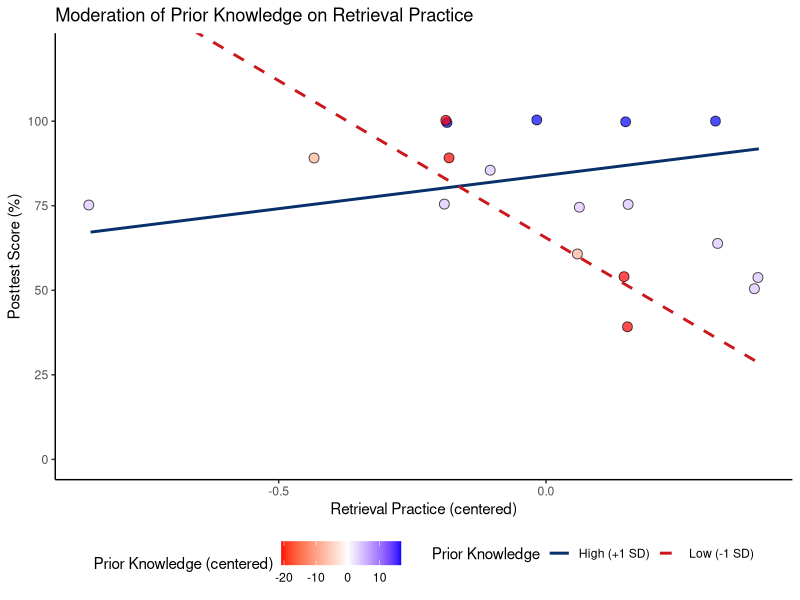
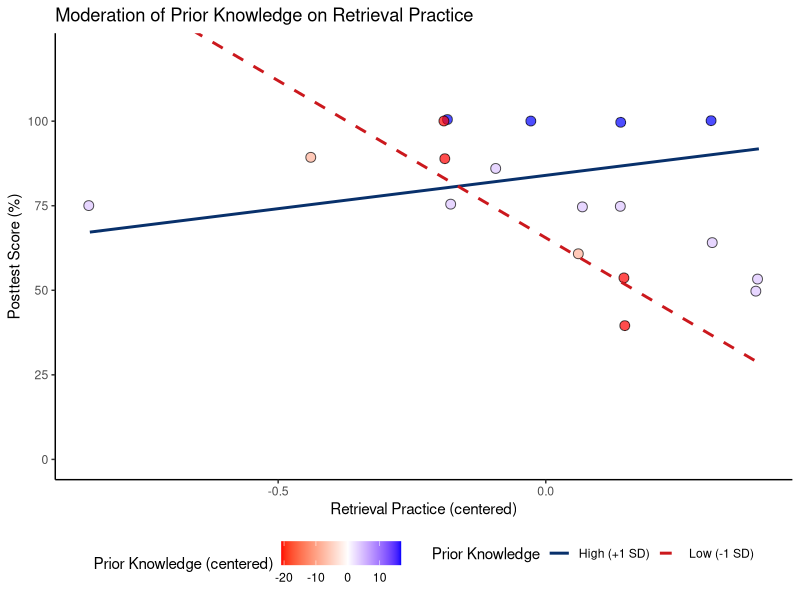

These figures' R source, in order:
library(ggplot2)

# --- Dados ---
df <- read.csv("dataset_clean.csv")

# Centralizar e criar interação
df$pretest_pct_c <- df$pretest_pct - mean(df$pretest_pct)
df$retrieval_c   <- df$score_retrieval - mean(df$score_retrieval)
df$pretest_pct_x_retrieval <- df$pretest_pct_c * df$retrieval_c

# --- Modelo ---
model_retrieval_B <- lm(posttest_pct ~ pretest_pct_c + retrieval_c + pretest_pct_x_retrieval, data = df)

b0 <- coef(model_retrieval_B)["(Intercept)"]
b1 <- coef(model_retrieval_B)["pretest_pct_c"]
b2 <- coef(model_retrieval_B)["retrieval_c"]
b3 <- coef(model_retrieval_B)["pretest_pct_x_retrieval"]

# --- Linhas +1SD / -1SD ---
pretest_high <-  sd(df$pretest_pct_c)
pretest_low  <- -sd(df$pretest_pct_c)
retrieval_vals <- seq(min(df$retrieval_c), max(df$retrieval_c), length.out = 100)

predicted_high <- b0 + b1*pretest_high + b2*retrieval_vals + b3*pretest_high*retrieval_vals
predicted_low  <- b0 + b1*pretest_low  + b2*retrieval_vals + b3*pretest_low *retrieval_vals

plot_data <- data.frame(
  retrieval = c(retrieval_vals, retrieval_vals),
  posttest  = c(predicted_high, predicted_low),
  group     = factor(c(rep("High (+1 SD)", 100), rep("Low (-1 SD)", 100)),
                     levels = c("High (+1 SD)", "Low (-1 SD)"))
)

# --- Gráfico ---
ggplot(plot_data, aes(x = retrieval, y = posttest, color = group, linetype = group)) +
  geom_jitter(data = df,
              aes(x = retrieval_c, y = posttest_pct, fill = pretest_pct_c),
              shape = 21, size = 3, alpha = 0.7, inherit.aes = FALSE,
              width = 0.01, height = 0.5) +
  scale_y_continuous(breaks = c(0, 25, 50, 75, 100)) +
  scale_fill_gradientn(colors = c("red", "white", "blue"),
                       values = scales::rescale(c(min(df$pretest_pct_c), 0, max(df$pretest_pct_c))),
                       name = "Prior Knowledge (centered)") +
  geom_line(linewidth = 1) +
  coord_cartesian(ylim = c(0, 120)) +
  scale_color_manual(values = c("#08306b", "#cb181d")) +
  scale_linetype_manual(values = c("solid", "dashed")) +
  labs(x = "Retrieval Practice (centered)", y = "Posttest Score (%)",
       color = "Prior Knowledge", linetype = "Prior Knowledge",
       title = "Moderation of Prior Knowledge on Retrieval Practice") +
  theme_classic() +
  theme(legend.position = "bottom")

ggsave("simple_slopes_retrieval_LLO.png", width = 6, height = 4.5, dpi = 300)
